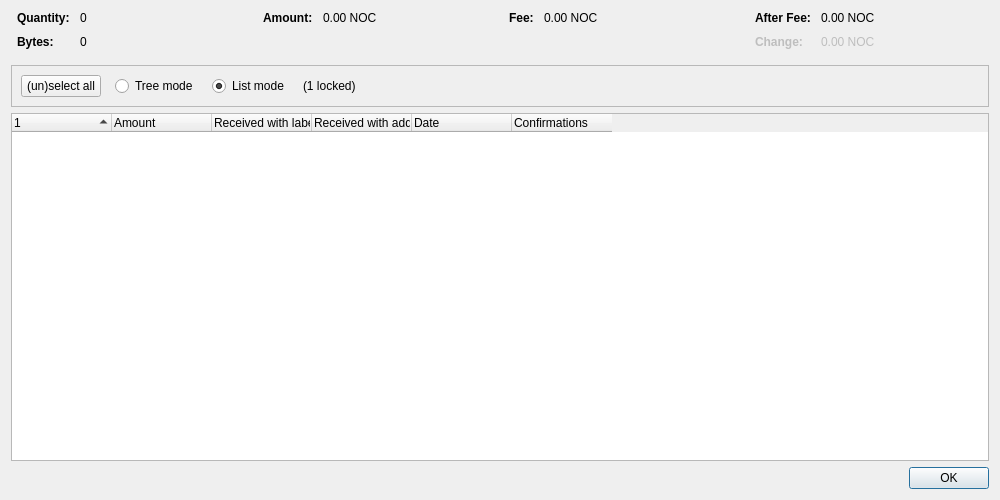
<?xml version="1.0" encoding="UTF-8"?>
<ui version="4.0">
 <class>CoinControlDialog</class>
 <widget class="QDialog" name="CoinControlDialog">
  <property name="geometry">
   <rect>
    <x>0</x>
    <y>0</y>
    <width>1000</width>
    <height>500</height>
   </rect>
  </property>
  <property name="windowTitle">
   <string>Coin Selection</string>
  </property>
  <layout class="QVBoxLayout" name="verticalLayout">
   <item>
    <layout class="QHBoxLayout" name="horizontalLayoutTop" stretch="0,0,0,0">
     <property name="topMargin">
      <number>0</number>
     </property>
     <property name="bottomMargin">
      <number>10</number>
     </property>
     <item>
      <layout class="QFormLayout" name="formLayoutCoinControl1">
       <property name="labelAlignment">
        <set>Qt::AlignLeft|Qt::AlignVCenter</set>
       </property>
       <property name="horizontalSpacing">
        <number>10</number>
       </property>
       <property name="verticalSpacing">
        <number>10</number>
       </property>
       <property name="leftMargin">
        <number>6</number>
       </property>
       <property name="rightMargin">
        <number>6</number>
       </property>
       <item row="0" column="0">
        <widget class="QLabel" name="labelCoinControlQuantityText">
         <property name="font">
          <font>
           <weight>75</weight>
           <bold>true</bold>
          </font>
         </property>
         <property name="text">
          <string>Quantity:</string>
         </property>
        </widget>
       </item>
       <item row="0" column="1">
        <widget class="QLabel" name="labelCoinControlQuantity">
         <property name="cursor">
          <cursorShape>IBeamCursor</cursorShape>
         </property>
         <property name="contextMenuPolicy">
          <enum>Qt::ActionsContextMenu</enum>
         </property>
         <property name="text">
          <string notr="true">0</string>
         </property>
         <property name="textInteractionFlags">
          <set>Qt::LinksAccessibleByMouse|Qt::TextSelectableByKeyboard|Qt::TextSelectableByMouse</set>
         </property>
        </widget>
       </item>
       <item row="1" column="0">
        <widget class="QLabel" name="labelCoinControlBytesText">
         <property name="font">
          <font>
           <weight>75</weight>
           <bold>true</bold>
          </font>
         </property>
         <property name="text">
          <string>Bytes:</string>
         </property>
        </widget>
       </item>
       <item row="1" column="1">
        <widget class="QLabel" name="labelCoinControlBytes">
         <property name="cursor">
          <cursorShape>IBeamCursor</cursorShape>
         </property>
         <property name="contextMenuPolicy">
          <enum>Qt::ActionsContextMenu</enum>
         </property>
         <property name="text">
          <string notr="true">0</string>
         </property>
         <property name="textInteractionFlags">
          <set>Qt::LinksAccessibleByMouse|Qt::TextSelectableByKeyboard|Qt::TextSelectableByMouse</set>
         </property>
        </widget>
       </item>
      </layout>
     </item>
     <item>
      <layout class="QFormLayout" name="formLayoutCoinControl2">
       <property name="horizontalSpacing">
        <number>10</number>
       </property>
       <property name="verticalSpacing">
        <number>10</number>
       </property>
       <property name="leftMargin">
        <number>6</number>
       </property>
       <property name="rightMargin">
        <number>6</number>
       </property>
       <item row="0" column="0">
        <widget class="QLabel" name="labelCoinControlAmountText">
         <property name="font">
          <font>
           <weight>75</weight>
           <bold>true</bold>
          </font>
         </property>
         <property name="text">
          <string>Amount:</string>
         </property>
        </widget>
       </item>
       <item row="0" column="1">
        <widget class="QLabel" name="labelCoinControlAmount">
         <property name="cursor">
          <cursorShape>IBeamCursor</cursorShape>
         </property>
         <property name="contextMenuPolicy">
          <enum>Qt::ActionsContextMenu</enum>
         </property>
         <property name="text">
          <string notr="true">0.00 NOC</string>
         </property>
         <property name="textInteractionFlags">
          <set>Qt::LinksAccessibleByMouse|Qt::TextSelectableByKeyboard|Qt::TextSelectableByMouse</set>
         </property>
        </widget>
       </item>
      </layout>
     </item>
     <item>
      <layout class="QFormLayout" name="formLayoutCoinControl3">
       <property name="horizontalSpacing">
        <number>10</number>
       </property>
       <property name="verticalSpacing">
        <number>10</number>
       </property>
       <property name="leftMargin">
        <number>6</number>
       </property>
       <property name="rightMargin">
        <number>6</number>
       </property>
       <item row="0" column="0">
        <widget class="QLabel" name="labelCoinControlFeeText">
         <property name="font">
          <font>
           <weight>75</weight>
           <bold>true</bold>
          </font>
         </property>
         <property name="text">
          <string>Fee:</string>
         </property>
        </widget>
       </item>
       <item row="0" column="1">
        <widget class="QLabel" name="labelCoinControlFee">
         <property name="cursor">
          <cursorShape>IBeamCursor</cursorShape>
         </property>
         <property name="contextMenuPolicy">
          <enum>Qt::ActionsContextMenu</enum>
         </property>
         <property name="text">
          <string notr="true">0.00 NOC</string>
         </property>
         <property name="textInteractionFlags">
          <set>Qt::LinksAccessibleByMouse|Qt::TextSelectableByKeyboard|Qt::TextSelectableByMouse</set>
         </property>
        </widget>
       </item>
      </layout>
     </item>
     <item>
      <layout class="QFormLayout" name="formLayoutCoinControl4">
       <property name="labelAlignment">
        <set>Qt::AlignLeft|Qt::AlignVCenter</set>
       </property>
       <property name="horizontalSpacing">
        <number>10</number>
       </property>
       <property name="verticalSpacing">
        <number>10</number>
       </property>
       <property name="leftMargin">
        <number>6</number>
       </property>
       <property name="rightMargin">
        <number>6</number>
       </property>
       <item row="0" column="0">
        <widget class="QLabel" name="labelCoinControlAfterFeeText">
         <property name="font">
          <font>
           <weight>75</weight>
           <bold>true</bold>
          </font>
         </property>
         <property name="text">
          <string>After Fee:</string>
         </property>
        </widget>
       </item>
       <item row="0" column="1">
        <widget class="QLabel" name="labelCoinControlAfterFee">
         <property name="cursor">
          <cursorShape>IBeamCursor</cursorShape>
         </property>
         <property name="contextMenuPolicy">
          <enum>Qt::ActionsContextMenu</enum>
         </property>
         <property name="text">
          <string notr="true">0.00 NOC</string>
         </property>
         <property name="textInteractionFlags">
          <set>Qt::LinksAccessibleByMouse|Qt::TextSelectableByKeyboard|Qt::TextSelectableByMouse</set>
         </property>
        </widget>
       </item>
       <item row="1" column="0">
        <widget class="QLabel" name="labelCoinControlChangeText">
         <property name="enabled">
          <bool>false</bool>
         </property>
         <property name="font">
          <font>
           <weight>75</weight>
           <bold>true</bold>
          </font>
         </property>
         <property name="text">
          <string>Change:</string>
         </property>
        </widget>
       </item>
       <item row="1" column="1">
        <widget class="QLabel" name="labelCoinControlChange">
         <property name="enabled">
          <bool>false</bool>
         </property>
         <property name="cursor">
          <cursorShape>IBeamCursor</cursorShape>
         </property>
         <property name="contextMenuPolicy">
          <enum>Qt::ActionsContextMenu</enum>
         </property>
         <property name="text">
          <string notr="true">0.00 NOC</string>
         </property>
         <property name="textInteractionFlags">
          <set>Qt::LinksAccessibleByMouse|Qt::TextSelectableByKeyboard|Qt::TextSelectableByMouse</set>
         </property>
        </widget>
       </item>
      </layout>
     </item>
    </layout>
   </item>
   <item>
    <widget class="QFrame" name="frame">
     <property name="minimumSize">
      <size>
       <width>0</width>
       <height>40</height>
      </size>
     </property>
     <property name="frameShape">
      <enum>QFrame::StyledPanel</enum>
     </property>
     <property name="frameShadow">
      <enum>QFrame::Sunken</enum>
     </property>
     <layout class="QHBoxLayout" name="horizontalLayout">
      <item>
       <layout class="QHBoxLayout" name="horizontalLayoutPanel" stretch="0,0,0,0,0">
        <property name="spacing">
         <number>14</number>
        </property>
        <item>
         <widget class="QPushButton" name="pushButtonSelectAll">
          <property name="sizePolicy">
           <sizepolicy hsizetype="Maximum" vsizetype="Fixed">
            <horstretch>0</horstretch>
            <verstretch>0</verstretch>
           </sizepolicy>
          </property>
          <property name="text">
           <string>(un)select all</string>
          </property>
          <property name="autoDefault">
           <bool>false</bool>
          </property>
         </widget>
        </item>
        <item>
         <widget class="QRadioButton" name="radioTreeMode">
          <property name="sizePolicy">
           <sizepolicy hsizetype="Maximum" vsizetype="Fixed">
            <horstretch>0</horstretch>
            <verstretch>0</verstretch>
           </sizepolicy>
          </property>
          <property name="text">
           <string>Tree mode</string>
          </property>
         </widget>
        </item>
        <item>
         <widget class="QRadioButton" name="radioListMode">
          <property name="sizePolicy">
           <sizepolicy hsizetype="Maximum" vsizetype="Fixed">
            <horstretch>0</horstretch>
            <verstretch>0</verstretch>
           </sizepolicy>
          </property>
          <property name="text">
           <string>List mode</string>
          </property>
          <property name="checked">
           <bool>true</bool>
          </property>
         </widget>
        </item>
        <item>
         <widget class="QLabel" name="labelLocked">
          <property name="text">
           <string notr="true">(1 locked)</string>
          </property>
         </widget>
        </item>
        <item>
         <spacer name="horizontalSpacer">
          <property name="orientation">
           <enum>Qt::Horizontal</enum>
          </property>
          <property name="sizeHint" stdset="0">
           <size>
            <width>40</width>
            <height>20</height>
           </size>
          </property>
         </spacer>
        </item>
       </layout>
      </item>
     </layout>
    </widget>
   </item>
   <item>
    <widget class="CoinControlTreeWidget" name="treeWidget">
     <property name="contextMenuPolicy">
      <enum>Qt::CustomContextMenu</enum>
     </property>
     <property name="sortingEnabled">
      <bool>false</bool>
     </property>
     <property name="columnCount">
      <number>6</number>
     </property>
     <attribute name="headerShowSortIndicator" stdset="0">
      <bool>true</bool>
     </attribute>
     <attribute name="headerStretchLastSection">
      <bool>false</bool>
     </attribute>
     <column>
      <property name="text">
       <string/>
      </property>
     </column>
     <column>
      <property name="text">
       <string>Amount</string>
      </property>
     </column>
     <column>
      <property name="text">
       <string>Received with label</string>
      </property>
     </column>
     <column>
      <property name="text">
       <string>Received with address</string>
      </property>
     </column>
     <column>
      <property name="text">
       <string>Date</string>
      </property>
     </column>
     <column>
      <property name="text">
       <string>Confirmations</string>
      </property>
      <property name="toolTip">
       <string>Confirmed</string>
      </property>
     </column>
     <column>
      <property name="text">
       <string/>
      </property>
     </column>
     <column>
      <property name="text">
       <string/>
      </property>
     </column>
     <column>
      <property name="text">
       <string/>
      </property>
     </column>
     <column>
      <property name="text">
       <string/>
      </property>
     </column>
    </widget>
   </item>
   <item>
    <widget class="QDialogButtonBox" name="buttonBox">
     <property name="orientation">
      <enum>Qt::Horizontal</enum>
     </property>
     <property name="standardButtons">
      <set>QDialogButtonBox::Ok</set>
     </property>
    </widget>
   </item>
  </layout>
 </widget>
 <customwidgets>
  <customwidget>
   <class>CoinControlTreeWidget</class>
   <extends>QTreeWidget</extends>
   <header>qt/coincontroltreewidget.h</header>
  </customwidget>
 </customwidgets>
 <resources/>
 <connections/>
</ui>
